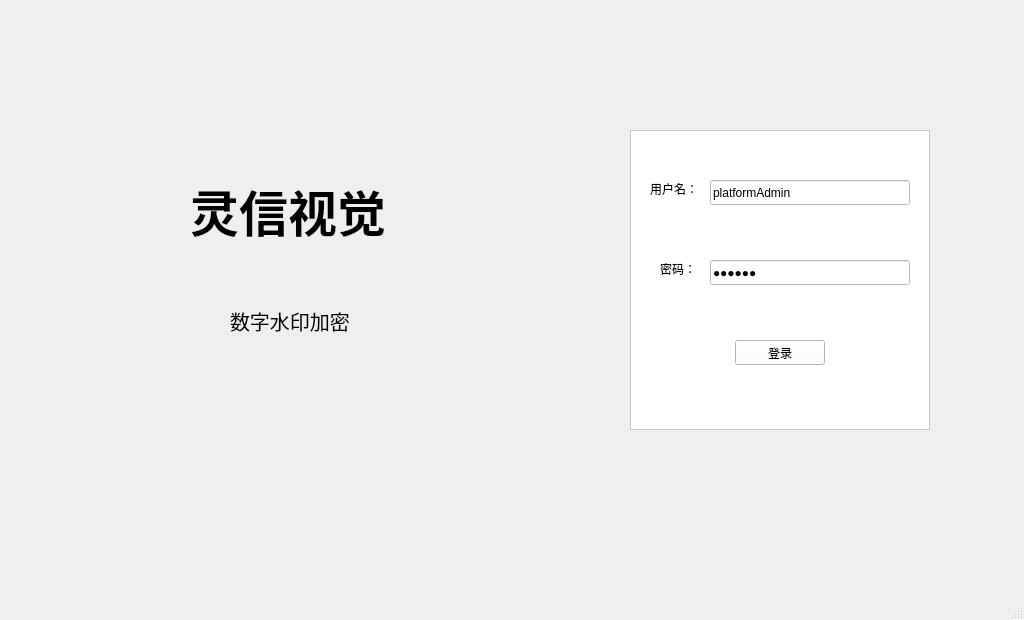
<?xml version="1.0" encoding="UTF-8"?>
<ui version="4.0">
 <class>LoginWindow</class>
 <widget class="QMainWindow" name="LoginWindow">
  <property name="geometry">
   <rect>
    <x>0</x>
    <y>0</y>
    <width>1024</width>
    <height>620</height>
   </rect>
  </property>
  <property name="windowTitle">
   <string>LoginWindow</string>
  </property>
  <widget class="QWidget" name="centralwidget">
   <widget class="QFrame" name="frame">
    <property name="geometry">
     <rect>
      <x>630</x>
      <y>130</y>
      <width>300</width>
      <height>300</height>
     </rect>
    </property>
    <property name="styleSheet">
     <string notr="true">background-color: rgb(255, 255, 255);</string>
    </property>
    <property name="frameShape">
     <enum>QFrame::StyledPanel</enum>
    </property>
    <property name="frameShadow">
     <enum>QFrame::Raised</enum>
    </property>
    <widget class="QLineEdit" name="usernameEdit">
     <property name="geometry">
      <rect>
       <x>80</x>
       <y>50</y>
       <width>200</width>
       <height>25</height>
      </rect>
     </property>
     <property name="text">
      <string>platformAdmin</string>
     </property>
    </widget>
    <widget class="QLineEdit" name="pwdEdit">
     <property name="geometry">
      <rect>
       <x>80</x>
       <y>130</y>
       <width>200</width>
       <height>25</height>
      </rect>
     </property>
     <property name="text">
      <string>123123</string>
     </property>
     <property name="echoMode">
      <enum>QLineEdit::Password</enum>
     </property>
    </widget>
    <widget class="QLabel" name="label">
     <property name="geometry">
      <rect>
       <x>20</x>
       <y>50</y>
       <width>51</width>
       <height>17</height>
      </rect>
     </property>
     <property name="text">
      <string>用户名：</string>
     </property>
    </widget>
    <widget class="QLabel" name="label_2">
     <property name="geometry">
      <rect>
       <x>30</x>
       <y>130</y>
       <width>41</width>
       <height>17</height>
      </rect>
     </property>
     <property name="text">
      <string>密码：</string>
     </property>
    </widget>
    <widget class="QPushButton" name="loginBtn">
     <property name="geometry">
      <rect>
       <x>105</x>
       <y>210</y>
       <width>90</width>
       <height>25</height>
      </rect>
     </property>
     <property name="text">
      <string>登录</string>
     </property>
    </widget>
   </widget>
   <widget class="QLabel" name="label_3">
    <property name="geometry">
     <rect>
      <x>190</x>
      <y>180</y>
      <width>211</width>
      <height>61</height>
     </rect>
    </property>
    <property name="font">
     <font>
      <pointsize>37</pointsize>
      <weight>75</weight>
      <bold>true</bold>
     </font>
    </property>
    <property name="text">
     <string>灵信视觉</string>
    </property>
   </widget>
   <widget class="QLabel" name="label_4">
    <property name="geometry">
     <rect>
      <x>230</x>
      <y>300</y>
      <width>121</width>
      <height>41</height>
     </rect>
    </property>
    <property name="font">
     <font>
      <pointsize>15</pointsize>
     </font>
    </property>
    <property name="text">
     <string>数字水印加密</string>
    </property>
   </widget>
  </widget>
  <widget class="QMenuBar" name="menubar">
   <property name="geometry">
    <rect>
     <x>0</x>
     <y>0</y>
     <width>1024</width>
     <height>28</height>
    </rect>
   </property>
  </widget>
  <widget class="QStatusBar" name="statusbar"/>
 </widget>
 <resources/>
 <connections/>
</ui>
